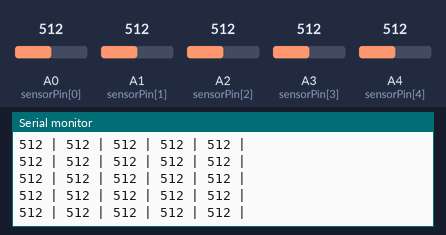
Recording of a sketch running on a simulated Arduino Uno, built with avr-gcc and run on an emulated ATmega328P. On the bench: the last lines printed to the serial monitor. The test bench sets the inputs (shaded band); at power-on: A0 (sensorPin[0]) = 512, A1 (sensorPin[1]) = 512, A2 (sensorPin[2]) = 512, A3 (sensorPin[3]) = 512, A4 (sensorPin[4]) = 512.

Above: at 1.2 s.
1.3 s: A0 (sensorPin[0]) set to 107
At 2.2 s:
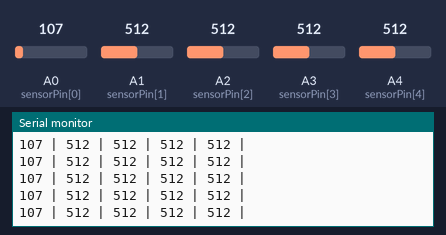
4.3 s: A0 (sensorPin[0]) set to 94
At 4.9 s:
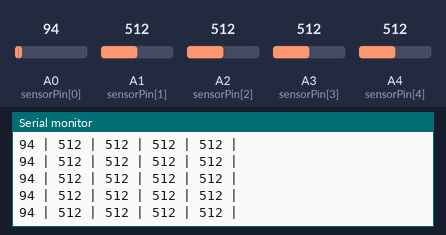
Timing chart, 0 to 6.7 s (numbered marks = the images above; inputs shaded):
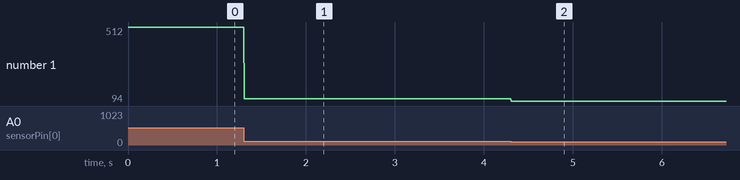

The sketch:

Magnet_pos_test.ino
```cpp
int sensorPin[] = { A0, A1, A2, A3, A4 };
int sensorValue = 0;

void setup() {
  Serial.begin(115200);
}

void loop() {
  for (int i = 0; i < 5; i++) {
    sensorValue = analogRead(sensorPin[i]);
    Serial.print(sensorValue);
    Serial.print(" | ");
  }
  Serial.println();
}
```

Measured:
- after the input at 1.3 s, the serial monitor: prints a new line at once (image 1)
- after the input at 4.3 s, the serial monitor: prints a new line at once (image 2)
- plotted number 1: 512 → 107 after the input at 1.3 s, 107 → 94 after the input at 4.3 s
